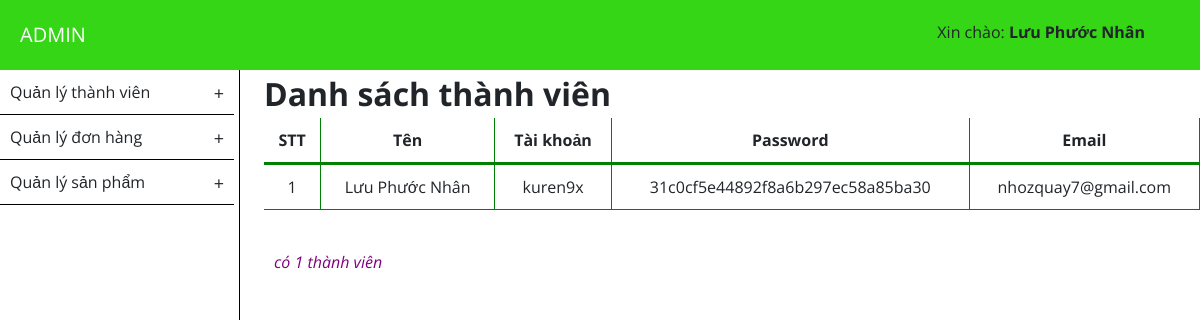
Screenshot of /admin/?mod=user (signed in) with the database file from the repository.
### tables this page shows
CREATE TABLE IF NOT EXISTS `tbl_user` (
  `id_user` int(100) NOT NULL AUTO_INCREMENT,
  `username` varchar(255) NOT NULL,
  `fullname` varchar(255) NOT NULL,
  `password` varchar(255) NOT NULL,
  `email` varchar(255) NOT NULL,
  `is_active` enum('0','1') DEFAULT NULL,
  `active_token` varchar(255) DEFAULT NULL,
  `reset_pass_token` varchar(255) DEFAULT NULL,
  PRIMARY KEY (`id_user`)
);

### admin/libraries/database.php (called while the page is built, shortened)
<?php
function db_query($query_string)
{
    global $conn;
    $result = mysqli_query($conn, $query_string);
    return $result;
}
function db_fetch_array($query_string)
{
    $result = array();
    $mysqli_result = db_query($query_string);
    while ($row = mysqli_fetch_assoc($mysqli_result)) {
        $result[] = $row;
    }
    return $result;
}
function db_num_rows($query_string)
{
    $mysqli_result = db_query($query_string);
    return mysqli_num_rows($mysqli_result);
}

### admin/modules/user/models/indexModel.php (called while the page is built, shortened)
<?php
function get_list_user($start, $num_user_page, $where = "")
{
    $result = db_fetch_array("SELECT * FROM tbl_user $where limit $start,$num_user_page");
    return $result;
}
function get_count_user($start, $num_user_page, $where = "")
{
    $result = db_num_rows("SELECT * FROM tbl_user $where limit $start,$num_user_page");
    return $result;
}
function get_count_all_users()
{
    $result = db_num_rows("SELECT * FROM tbl_user");
    return $result;
}

### admin/modules/user/controllers/indexController.php (called while the page is built, shortened)
<?php
function indexAction()
{
    $count_users = get_count_all_users();
    $num_user_page = 10;
    $total_page = ceil($count_users / $num_user_page);
    $page = $_GET['page'];
    $start = ($page - 1) * $num_user_page;
    $list_user = get_list_user($start, $num_user_page);
    foreach ($list_user as &$user) {
        $user['url_update'] = "?mod=users&controller=index&action=update&id={$user['id_user']}";
    };
    $count_user = get_count_user($start, $num_user_page);
    $data = array(
        'list_user' => $list_user,
        'start' => $start,
        'total_page' => $total_page,
        'page' => $page,
        'count_user' => $count_user,
    );
    load_view('index', $data);
}

### admin/core/router.php (called while the page is built, shortened)
<?php
$action_name = get_action() . 'Action';
call_function(array('construct', $action_name));

### admin/core/appload.php (called while the page is built, shortened)
<?php
require CONFIGPATH . DIRECTORY_SEPARATOR . 'database.php';
require CONFIGPATH . DIRECTORY_SEPARATOR . 'config.php';
require CONFIGPATH . DIRECTORY_SEPARATOR . 'email.php';
require LIBPATH . DIRECTORY_SEPARATOR . 'database.php';
require COREPATH . DIRECTORY_SEPARATOR . 'base.php';
require COREPATH . DIRECTORY_SEPARATOR . 'router.php';

### admin/index.php (called while the page is built, shortened)
<?php
require COREPATH . DIRECTORY_SEPARATOR . 'appload.php';

### admin/helper/admin.php (called while the page is built, shortened)
<?php
function is_login()
{
    if (isset($_SESSION['is_login_admin'])) {
        return true;
    }
}
function admin_login()
{
    if (!empty($_SESSION['admin_login'])) {
        return $_SESSION['admin_login'];
    }
}
function info_admin($username, $field)
{
    global $list_admin;
    if (isset($_SESSION['is_login_admin'])) {
        foreach ($list_admin as $admin) {
            if ($username == $admin['username']) {
                if (array_key_exists($field, $admin)) {
                    return $admin[$field];
                }
            }
        }
    }
}

### admin/config/config.php (called while the page is built)
<?php
$config['base_url'] = "http://localhost/bongro/admin/";
$config['default_module'] = 'cart';
$config['default_controller'] = 'index';
$config['default_action'] = 'index';

### admin/config/email.php (called while the page is built)
<?php
$config['mail'] = array(
    'protocol' => 'smtp',
    'smtp_host' => 'smtp.gmail.com',
    'smtp_port' => 587,
    'smtp_user' => 'huynhvohoangmy12a7@gmail.com',
    'smtp_fullname'=>'ABCXYZ',
    'smtp_pass' => 'matkhaula999913',
    'smtp_secure'=>'tls',
    'smtp_timeout' => '7',
    'mailtype' => 'html',
    'charset' => 'UTF-8'
);

### admin/helper/url.php (called while the page is built, shortened)
<?php
function base_url($url = "")
{
    global $config;
    return $config['base_url'] . $url;
}

### admin/modules/user/views/indexView.php (the view, shortened to what this page needs)
<?php
get_header();
?>
<div id="wp_content">
    <div class="content">
        <form action="">
            <h1>Danh sách thành viên</h1>
            <table>
                <thead>
                    <tr>
                        <td>STT</td>
                        <td>Tên</td>
                        <td>Tài khoản</td>
                        <td>Password</td>
                        <td>Email</td>
                    </tr>
                </thead>
                <tbody>
                    <?php
                    if (!empty($list_user)) {
                        $t = $start;
                        foreach ($list_user as $user) {
                            $t++;
                    ?>
                            <tr>
                                <td><?php echo $t; ?></td>
                                <td><?php echo $user['fullname'] ?></td>
                                <td><?php echo $user['username']; ?></td>
                                <td><?php echo $user['password'] ?></td>
                                <td><?php echo $user['email'] ?></td>
                            </tr>
                    <?php
                        }
                    }
                    ?>
                </tbody>
            </table>
        </form>
        <div class="container_1">
            <p class="count_user"><?php echo 'có ' . $count_user . ' thành viên' ?> </p>
        </div>
    </div>
</div>

### admin/core/base.php (shortened to what this page needs)
<?php
function get_module() {
    global $config;
    $module = isset($_GET['mod']) ? $_GET['mod'] : $config['default_module'];
    return $module;
}
function load($type, $name) {
    if ($type == 'helper')
        $path = HELPERPATH . DIRECTORY_SEPARATOR . "{$name}.php";
}
function call_function($list_function = array()) {
    if (is_array($list_function)) {
        foreach ($list_function as $f) {
            if (function_exists($f())) {
                $f();
            }
        }
    }
}
function load_view($name, $data_send = array()) {
    $data = $data_send;
    $path = MODULESPATH . DIRECTORY_SEPARATOR . get_module() . DIRECTORY_SEPARATOR . 'views' . DIRECTORY_SEPARATOR . $name . 'View.php';
    if (file_exists($path)) {
        require $path;
    } else {
        echo "Không tìm thấy {$path}";
    }
}
function get_header($name = '') {
    if (empty($name)) {
        $name = 'header';
    } else {
        $name = "header-{$name}";
    }
    $path = LAYOUTPATH . DIRECTORY_SEPARATOR . $name . '.php';
    if (file_exists($path)) {
        require $path;
    } else {
        echo "Không tìm thấy {$path}";
    }
}
function get_footer($name = '') {
    global $data;
    if (empty($name)) {
        $name = 'footer';
    } else {
        $name = "footer-{$name}";
    }
    $path = LAYOUTPATH . DIRECTORY_SEPARATOR . $name . '.php';
    if (file_exists($path)) {
        if (is_array($data)) {
            foreach ($data as $key => $a) {
                $$key = $a;
            }
        }
        require $path;
    } else {
        echo "Không tìm thấy {$path}";
    }
}
function get_sidebar($name = '') {
    global $data;
    if (empty($name)) {
        $name = 'sidebar';
    } else {
        $name = "sidebar-{$name}";
    }
    $path = LAYOUTPATH . DIRECTORY_SEPARATOR . $name . '.php';
    if (file_exists($path)) {
        if (is_array($data)) {
            foreach ($data as $key => $a) {
                $$key = $a;
            }
        }
        require $path;
    } else {
        echo "Không tìm thấy {$path}";
    }
}
?>

### admin/layout/header.php (shortened to what this page needs)
<!DOCTYPE html>
<html lang="en">
<head>
    <link rel="stylesheet" href="public/css/reset.css">
    <link rel="stylesheet" href="public/css/style.css">
</head>
<body>
    <div id="wrapper">
        <div id="header">
            <a href="<?php echo base_url("?mod=cart") ?>" class="logo">ADMIN</a>
            <div id="info_admin">
                <p> Xin chào:
                    <strong>
                        <?php
                        $list_admin = db_fetch_array("SELECT * FROM tbl_admin");
                        echo info_admin(admin_login(), 'fullname');
                        ?>
                    </strong>
                </p>
            </div>
        </div>

### admin/public/css/style.css (style rules this page uses)
* { padding: 0; margin: 0; }
body { font-size: 16px; line-height: 1.5; font-family: 'Open Sans', sans-serif; }
#wrapper { width: 100%; margin: 0px auto; }
#footer, #header { padding: 10px; background: rgb(53, 214, 21); }
#header { padding: 20px; display: flex; justify-content: space-between; position: relative; }
#wp_content { min-height: 560px; }
.logo { color: white; font-size: 20px; display: block; }
#info_admin { cursor: pointer; margin-right: 35px; }
.content { float: right; width: 78%; }
table { width: 100%; text-align: center; }
thead { border-bottom: 3px solid green; font-weight: bold; }
tr { border-bottom: 1px solid green; }
tr td { padding: 10px; border-right: 1px solid green; }
.count_user { color: purple; font-style: italic; }
.container_1 { margin-top: 30px; padding: 10px; display: flex; justify-content: space-between; background: none; }

### rows the page displays
tbl_user: fullname "Lưu Phước Nhân", username "kuren9x", password "31c0cf5e44892f8a6b297ec58a85ba30", email "nhozquay7@gmail.com"

### other values shown
info_admin(admin_login(), 'fullname') "Lưu Phước Nhân"
$count_user "1"
